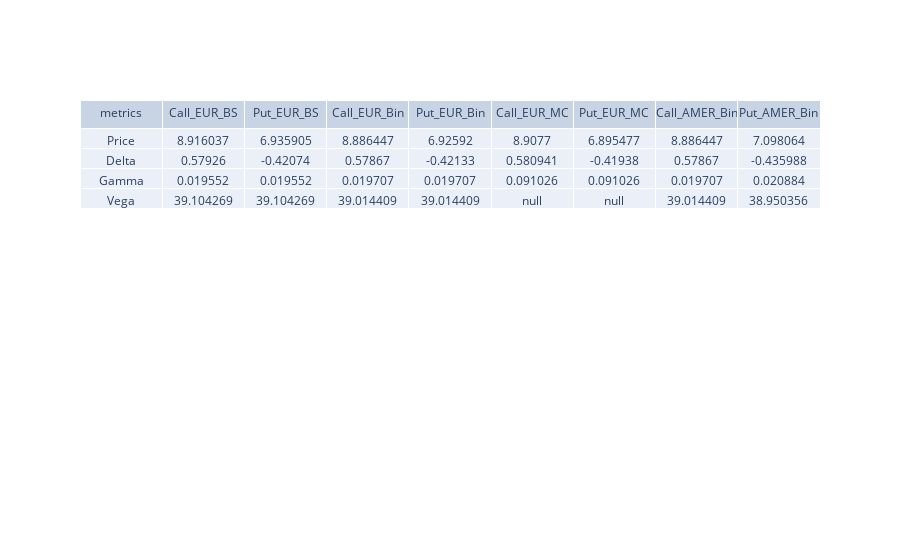

The notebook cell saved with this chart:
### Markdown cell above
# Present the results in a table format for comparing the different options and valuation models

### Code cell
my_option.comparative_summary()

### Figure 1 — Plotly figure (JSON) as saved in the notebook; plotly's stock layout.template omitted (floating-point values rounded to 4 significant figures)
{"data": [{"cells": {"values": [["Price", "Delta", "Gamma", "Vega"], [8.916, 0.5793, 0.01955, 39.1], [6.936, -0.4207, 0.01955, 39.1], [8.886, 0.5787, 0.01971, 39.01], [6.926, -0.4213, 0.01971, 39.01], [8.908, 0.5809, 0.09103, null], [6.895, -0.4194, 0.09103, null], [8.886, 0.5787, 0.01971, 39.01], [7.098, -0.436, 0.02088, 38.95]]}, "header": {"values": ["metrics", "Call_EUR_BS", "Put_EUR_BS", "Call_EUR_Bin", "Put_EUR_Bin", "Call_EUR_MC", "Put_EUR_MC", "Call_AMER_Bin", "Put_AMER_Bin"]}, "type": "table"}], "layout": {}}
